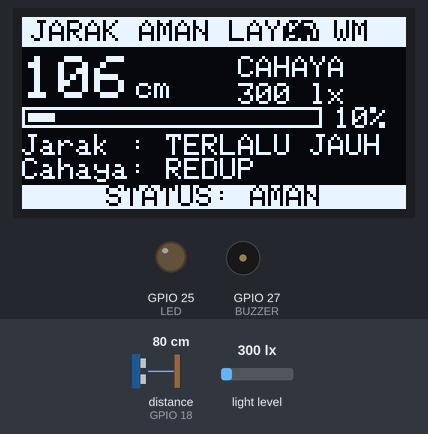
A program run on a simulated ESP32. On the bench: 128×64 one-colour display, output pins drawn as LEDs (lit = HIGH), buzzer (waves = sounding, pin HIGH). Wiring (inferred from the names in the program): ultrasonic range finder: trigger GPIO 5; echo GPIO 18. Dashed ring = blinking. Inputs (shaded band) come from the test bench; at power-on: distance to the obstacle (sensor on GPIO 18) 80 cm, light level 300 lx. The echo pulse lasts 58.3 µs per cm; WiFi joins after 1.5 s; servers stay silent unless stated; no MQTT or app messages arrive unless stated; not simulated (calls return 0 or success): secrets.h; pins used as bus, display or sensor lines are not drawn; what the program prints to the serial monitor is not drawn.

Above: at 11.6 s.
11.7 s: distance to the obstacle (sensor on GPIO 18) set to 18 cm
At 12.39 s:
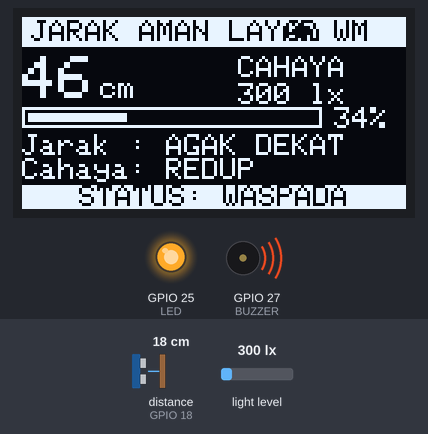
14.3 s: light level set to 106 lx
At 14.6 s:
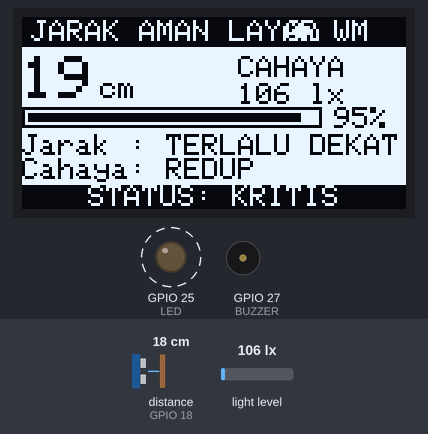
16.5 s: light level set to 93 lx
At 17.2 s:
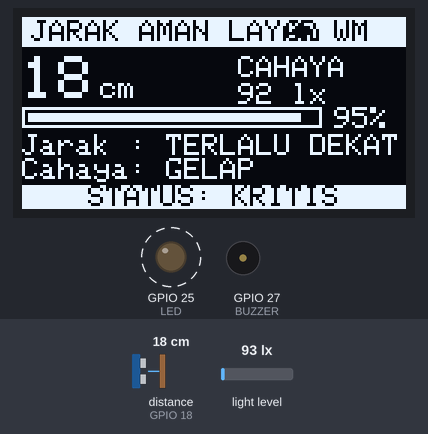
18.3 s: distance to the obstacle (sensor on GPIO 18) set to 53 cm
At 18.99 s:
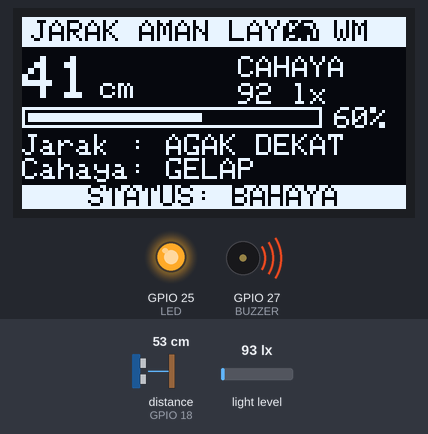
20.6 s: distance to the obstacle (sensor on GPIO 18) set to 250 cm
At 22.1 s:
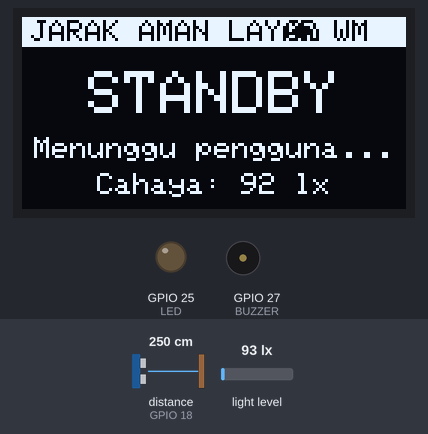
22.4 s: distance to the obstacle (sensor on GPIO 18) set to 4 cm
At 23.21 s:
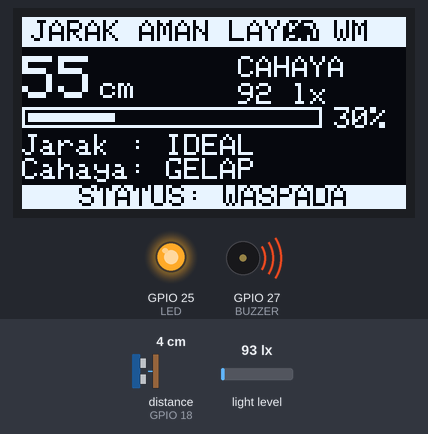
Timing chart, 0 to 26.1 s (numbered marks = the images above; inputs shaded):
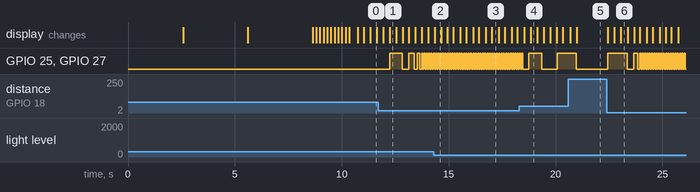

Measured:
- the behaviour switches between 101 and 100 lx on light level (found by bisection; images 2 and 3)
- after the input at 11.7 s, GPIO 25 (LED), GPIO 27 (BUZZER): LOW → HIGH after 0.54 s, → LOW 0.60 s later, → HIGH 0.30 s later, → LOW 0.26 s later, … (17 changes in this stretch)
- after the input at 16.5 s, the display: first changes after 0.24 s (image 3 shows a later state)
- after the input at 18.3 s, the display: first changes after 0.24 s (image 4 shows a later state)
- after the input at 20.6 s, the display: first changes after 0.09 s (image 5 shows a later state)
- after the input at 22.4 s, GPIO 25 (LED), GPIO 27 (BUZZER): goes HIGH 0.90 s, LOW 0.30 s, HIGH 0.19 s, LOW 0.11 s, 19 × (HIGH 0.05 s, LOW 0.05 s), HIGH 0.05 s, then LOW, starting after 0.05 s; the display: first changes at once (image 6 shows a later state)

The program:

main.cpp
```cpp
// ESP32 DOIT DevKit V1: HC-SR04 + BH1750 + OLED SSD1306 + LED + buzzer
// Fuzzy (jarak, cahaya, durasi) -> OLED, LED, buzzer, dan dikirim ke dashboard lewat MQTT.
#include <Arduino.h>
#include <WiFi.h>
#include <Wire.h>
#include <PubSubClient.h>
#include <BH1750.h>
#include <Adafruit_GFX.h>
#include <Adafruit_SSD1306.h>
#include "secrets.h"            // WIFI_SSID dan WIFI_PASS (file ini tidak ikut ke GitHub)

#define TRIG   5
#define ECHO   18
#define LED    25
#define BUZZER 27

// ===== MQTT: topik harus SAMA dengan docs/js/config.js =====
const char* MQTT_HOST  = "broker.hivemq.com";
const char* MQTT_TOPIK = "ihsan-pil/jaraklayar/data";

// ===== PENGATURAN =====
const float PERCEPAT_WAKTU = 1.0;     // 1 = waktu asli. Isi 60 untuk uji cepat (1 detik = 1 menit)
const float JARAK_PENGGUNA = 150;     // di atas ini dianggap tidak ada pengguna (cm)

Adafruit_SSD1306 oled(128, 64, &Wire, -1);
BH1750 lightMeter;
WiFiClient espClient;
PubSubClient mqtt(espClient);

float jarak = 200, lux = 300, skor = 0, durasiMenit = 0, aktifDetik = 0;
int idxJarak = 3, idxCahaya = 2, levelRisk = 0;
bool adaPengguna = false;
unsigned long tSensor = 0, tTerakhirAda = 0, tKirim = 0, tCoba = 0;

volatile float skorBuzz = 0;
volatile bool  bunyiAktif = false;

const char* NAMA_JARAK[]  = {"TERLALU DEKAT", "AGAK DEKAT", "IDEAL", "TERLALU JAUH"};
const char* NAMA_CAHAYA[] = {"GELAP", "REDUP", "IDEAL", "SILAU"};
const char* NAMA_STATUS[] = {"AMAN", "WASPADA", "BAHAYA", "KRITIS"};

// Basis aturan [jarak][cahaya][durasi] -> level (0 aman, 1 waspada, 2 bahaya, 3 kritis)
const byte RULE[4][4][3] = {
  { {3,3,3}, {3,3,3}, {3,3,3}, {3,3,3} },   // Terlalu dekat
  { {2,2,3}, {1,1,2}, {1,1,2}, {2,2,3} },   // Agak dekat
  { {1,1,2}, {0,0,1}, {0,0,1}, {1,1,2} },   // Jarak ideal
  { {1,1,2}, {0,1,1}, {0,0,1}, {1,1,2} }    // Terlalu jauh
};
const float Z[4] = {10, 40, 70, 95};

float trapmf(float x, float a, float b, float c, float d) {
  if (x < a || x > d) return 0;
  if (x >= b && x <= c) return 1;
  if (x < b) return (x - a) / (b - a);
  return (d - x) / (d - c);
}

int terbesar(float* a, int n) {
  int k = 0;
  for (int i = 1; i < n; i++) if (a[i] > a[k]) k = i;
  return k;
}

float bacaJarak() {
  digitalWrite(TRIG, LOW);  delayMicroseconds(2);
  digitalWrite(TRIG, HIGH); delayMicroseconds(10);
  digitalWrite(TRIG, LOW);
  long dur = pulseIn(ECHO, HIGH, 30000);
  if (dur == 0) return 400;
  return dur * 0.0343 / 2;
}

void hitungFuzzy(float d, float l, float t) {
  float mj[4] = { trapmf(d, 0, 0, 20, 35), trapmf(d, 20, 35, 45, 55), trapmf(d, 45, 55, 75, 90), trapmf(d, 75, 90, 150, 150) };
  float mc[4] = { trapmf(l, 0, 0, 50, 120), trapmf(l, 80, 150, 250, 350), trapmf(l, 250, 350, 500, 700), trapmf(l, 500, 800, 100000, 100000) };
  float mt[3] = { trapmf(t, 0, 0, 10, 20), trapmf(t, 10, 20, 30, 40), trapmf(t, 30, 45, 100000, 100000) };

  float atas = 0, bawah = 0;
  for (int i = 0; i < 4; i++)
    for (int j = 0; j < 4; j++)
      for (int k = 0; k < 3; k++) {
        float w = min(mj[i], min(mc[j], mt[k]));
        if (w > 0) { atas += w * Z[RULE[i][j][k]]; bawah += w; }
      }

  skor = (bawah > 0) ? atas / bawah : 0;
  levelRisk = (skor < 25) ? 0 : (skor < 55) ? 1 : (skor < 82) ? 2 : 3;
  idxJarak  = terbesar(mj, 4);
  idxCahaya = terbesar(mc, 4);
}

// ===== OLED =====
void tengah(const char* s, int y, int size) {
  oled.setTextSize(size);
  oled.setCursor((128 - (int)strlen(s) * 6 * size) / 2, y);
  oled.print(s);
}
void bingkai() { oled.drawRoundRect(0, 0, 128, 64, 4, SSD1306_WHITE); }

void splash() {
  oled.setTextColor(SSD1306_WHITE);

  oled.clearDisplay(); bingkai();
  tengah("PROYEK PiL", 5, 1);
  oled.drawFastHLine(10, 16, 108, SSD1306_WHITE);
  tengah("RANCANG BANGUN", 22, 1);
  tengah("SISTEM PERINGATAN", 31, 1);
  tengah("JARAK AMAN LAYAR", 40, 1);
  tengah("MONITOR", 49, 1);
  oled.display(); delay(2500);

  oled.clearDisplay(); bingkai();
  tengah("BERBASIS LOGIKA FUZZY", 8, 1);
  tengah("MENGGUNAKAN ESP32-CAM", 18, 1);
  tengah("TERINTEGRASI WEB", 28, 1);
  tengah("DASHBOARD DAN", 38, 1);
  tengah("NOTIFIKASI SUARA AI", 48, 1);
  oled.display(); delay(3000);

  oled.clearDisplay(); bingkai();
  tengah("DISUSUN OLEH", 3, 1);
  tengah("MUHAMMAD", 12, 2);
  tengah("IHSAN NUR", 28, 2);
  tengah("FADZILAH", 44, 2);
  oled.display(); delay(3000);

  for (int p = 0; p <= 100; p += 5) {
    oled.clearDisplay(); bingkai();
    tengah("MEMULAI SISTEM", 14, 1);
    oled.drawRect(14, 30, 100, 10, SSD1306_WHITE);
    oled.fillRect(16, 32, (96 * p) / 100, 6, SSD1306_WHITE);
    tengah(p < 50 ? "Kalibrasi sensor..." : "Menyambung WiFi...", 48, 1);
    oled.display();
    delay(60);
  }
}

void header() {
  oled.fillRect(0, 0, 128, 10, SSD1306_WHITE);
  oled.setTextColor(SSD1306_BLACK);
  oled.setTextSize(1);
  oled.setCursor(3, 1);
  oled.print("JARAK AMAN LAYAR");
  // penanda koneksi: W = WiFi, M = MQTT
  oled.setCursor(104, 1);
  oled.print(WiFi.status() == WL_CONNECTED ? "W" : "-");
  oled.print(mqtt.connected() ? "M" : "-");
  char buf[8];
  snprintf(buf, sizeof(buf), "%dm", (int)durasiMenit);
  oled.setCursor(100 - (int)strlen(buf) * 6, 1);
  oled.print(buf);
  oled.setTextColor(SSD1306_WHITE);
}

void tampilDashboard() {
  oled.invertDisplay(levelRisk == 3 && ((millis() / 300) % 2));
  oled.clearDisplay();
  header();

  oled.setTextSize(2);
  oled.setCursor(0, 13);
  oled.printf("%.0f", jarak);
  oled.setTextSize(1);
  oled.setCursor(oled.getCursorX() + 2, 20);
  oled.print("cm");

  oled.setCursor(72, 13); oled.print("CAHAYA");
  oled.setCursor(72, 22); oled.printf("%.0f lx", lux);

  oled.drawRect(0, 30, 100, 7, SSD1306_WHITE);
  oled.fillRect(2, 32, (int)(skor * 96 / 100), 3, SSD1306_WHITE);
  oled.setCursor(104, 30);
  oled.printf("%d%%", (int)skor);

  oled.setCursor(0, 39); oled.printf("Jarak : %s", NAMA_JARAK[idxJarak]);
  oled.setCursor(0, 47); oled.printf("Cahaya: %s", NAMA_CAHAYA[idxCahaya]);

  oled.fillRect(0, 56, 128, 8, SSD1306_WHITE);
  oled.setTextColor(SSD1306_BLACK);
  char st[24];
  snprintf(st, sizeof(st), "STATUS: %s", NAMA_STATUS[levelRisk]);
  oled.setCursor((128 - (int)strlen(st) * 6) / 2, 56);
  oled.print(st);
  oled.setTextColor(SSD1306_WHITE);
  oled.display();
}

void tampilStandby() {
  oled.invertDisplay(false);
  oled.clearDisplay();
  header();
  tengah("STANDBY", 18, 2);
  tengah("Menunggu pengguna...", 40, 1);
  char buf[24];
  snprintf(buf, sizeof(buf), "Cahaya: %.0f lx", lux);
  tengah(buf, 52, 1);
  oled.display();
}

// ===== LED + buzzer: makin berisiko makin cepat (1000 ms -> 50 ms) =====
void taskAksi(void* p) {
  bool s = false;
  unsigned long t = millis();
  for (;;) {
    float sk = skorBuzz;
    if (bunyiAktif && sk >= 25) {
      if (sk > 90) sk = 90;
      unsigned long interval = 1000 - (sk - 25) * (950.0 / 65.0);
      if (millis() - t >= interval) {
        t = millis();
        s = !s;
        digitalWrite(LED, s);
        digitalWrite(BUZZER, s);
      }
    } else {
      s = false;
      digitalWrite(LED, LOW);
      digitalWrite(BUZZER, LOW);
    }
    delay(5);
  }
}

// ===== WiFi + MQTT (tidak memblokir sensor dan OLED) =====
void jagaKoneksi() {
  if (WiFi.status() != WL_CONNECTED) return;
  if (!mqtt.connected() && millis() - tCoba > 5000) {
    tCoba = millis();
    String id = "esp32-pil-" + String((uint32_t)ESP.getEfuseMac(), HEX);
    mqtt.connect(id.c_str());
  }
}

void kirimData() {
  if (!mqtt.connected() || millis() - tKirim < 1000) return;
  tKirim = millis();
  float jk = jarak > 200 ? 200 : jarak;
  float r  = adaPengguna ? skor : 0;
  const char* st = r < 30 ? "Aman" : (r < 65 ? "Waspada" : "Bahaya");   // sama dengan batas di dashboard
  char msg[160];
  snprintf(msg, sizeof(msg),
    "{\"jarak\":%.1f,\"cahaya\":%.0f,\"risiko\":%.0f,\"status\":\"%s\",\"durasi\":%.1f}",
    jk, lux, r, st, durasiMenit);
  mqtt.publish(MQTT_TOPIK, msg);
}

void setup() {
  Serial.begin(115200);
  pinMode(TRIG, OUTPUT);
  pinMode(ECHO, INPUT);
  pinMode(LED, OUTPUT);
  pinMode(BUZZER, OUTPUT);

  Wire.begin(21, 22);
  Wire.setClock(400000);
  lightMeter.begin(BH1750::CONTINUOUS_HIGH_RES_MODE);

  if (!oled.begin(SSD1306_SWITCHCAPVCC, 0x3C)) {
    Serial.println("OLED tidak terdeteksi");
    while (true);
  }

  WiFi.mode(WIFI_STA);
  WiFi.setAutoReconnect(true);
  WiFi.begin(WIFI_SSID, WIFI_PASS);     // tersambung di latar belakang saat splash tampil
  mqtt.setServer(MQTT_HOST, 1883);

  splash();
  xTaskCreatePinnedToCore(taskAksi, "aksi", 2048, NULL, 1, NULL, 0);
  tSensor = millis();
}

void loop() {
  jagaKoneksi();
  mqtt.loop();
  kirimData();

  unsigned long now = millis();
  if (now - tSensor >= 300) {
    float dt = (now - tSensor) / 1000.0;
    tSensor = now;

    float d = bacaJarak();
    jarak = 0.6 * jarak + 0.4 * d;
    lux = lightMeter.readLightLevel();
    if (lux < 0) lux = 0;

    adaPengguna = (jarak <= JARAK_PENGGUNA);

    if (adaPengguna) { aktifDetik += dt; tTerakhirAda = now; }
    else if (now - tTerakhirAda > 20000) aktifDetik = 0;     // pergi lebih dari 20 detik: durasi mulai lagi
    durasiMenit = aktifDetik * PERCEPAT_WAKTU / 60.0;

    if (adaPengguna) { hitungFuzzy(jarak, lux, durasiMenit); tampilDashboard(); }
    else             { skor = 0; levelRisk = 0; tampilStandby(); }

    skorBuzz = skor;
    bunyiAktif = adaPengguna;

    Serial.printf("Jarak: %.1f cm | Cahaya: %.0f lx | Durasi: %.1f mnt | Skor: %.0f | %s | WiFi:%s MQTT:%s\n",
                  jarak, lux, durasiMenit, skor, adaPengguna ? NAMA_STATUS[levelRisk] : "STANDBY",
                  WiFi.status() == WL_CONNECTED ? "ok" : "putus", mqtt.connected() ? "ok" : "putus");
  }
}
```
